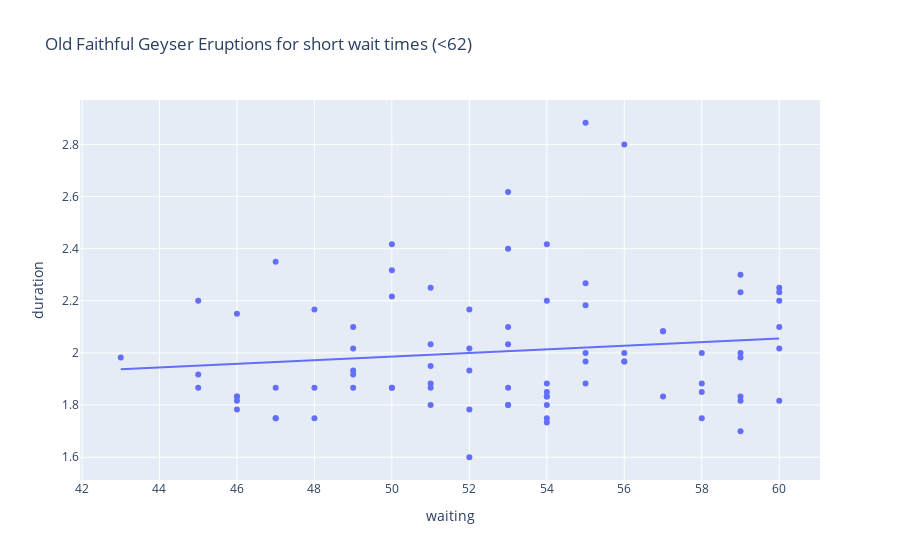
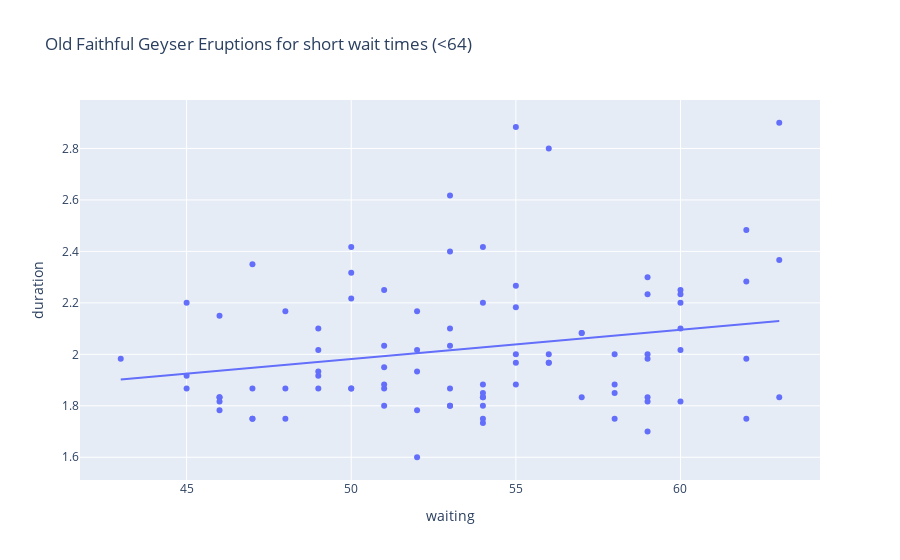
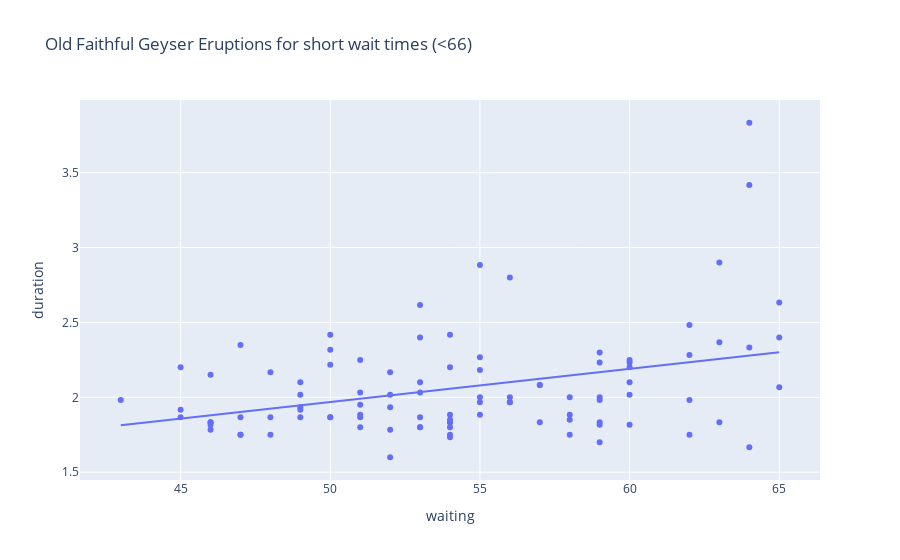

Here is the notebook cell these charts were saved with, in order:
### Markdown cell above
# 9. As seen in the introductory figure above, if the delay of the geyser eruption since the previous geyser eruption exceeds approximately 63 minutes, there is a notable increase in the duration of the geyser eruption itself. In the figure below we therefore restrict the dataset to only short wait times. Within the context of only short wait times, is there evidence in the data for a relationship between duration and wait time in the same manner as in the full data set? Using the following code, characterize the evidence against the null hypothesis in the context of short wait times which are less than short_wait_limit values of 62, 64, 66.

### Code cell
import plotly.express as px
import statsmodels.formula.api as smf

# Test different short wait limits
for short_wait_limit in [62, 64, 66]:
    short_wait = old_faithful.waiting < short_wait_limit
    model = smf.ols('duration ~ waiting', data=old_faithful[short_wait]).fit()
    
    # Print summary table specifically for the slope parameter
    print(f"Results for short wait times < {short_wait_limit}:")
    print(model.summary().tables[1])
    
    # Create a scatter plot with trendline
    fig = px.scatter(old_faithful[short_wait], x='waiting', y='duration', 
                     title=f"Old Faithful Geyser Eruptions for short wait times (<{short_wait_limit})", 
                     trendline='ols')
    fig.show()

### Figure 1 — Plotly figure (JSON) as saved in the notebook; plotly's stock layout.template omitted (floating-point values rounded to 4 significant figures)
{"data": [{"hovertemplate": "waiting=%{x}<br>duration=%{y}<extra></extra>", "legendgroup": "", "marker": {"color": "#636efa", "symbol": "circle"}, "mode": "markers", "name": "", "orientation": "v", "showlegend": false, "type": "scatter", "x": [54, 55, 51, 54, 47, 52, 52, 51, 47, 55, 52, 48, 59, 58, 58, 53, 59, 54, 54, 59, 48, 60, 56, 60, 48, 60, 50, 51, 49, 47, 52, 59, 59, 50, 59, 53, 56, 45, 55, 45, 56, 46, 51, 53, 60, 59, 49, 53, 53, 45, 58, 52, 49, 57, 50, 55, 51, 46, 55, 57, 51, 60, 53, 46, 49, 49, 53, 55, 50, 54, 54, 50, 54, 54, 47, 57, 54, 56, 58, 43, 60, 46, 46], "xaxis": "x", "y": [1.8, 2.883, 1.95, 1.833, 1.75, 2.167, 1.6, 1.8, 1.75, 1.967, 2.017, 1.867, 1.833, 1.883, 1.75, 2.1, 2, 1.833, 1.733, 2.233, 1.75, 1.817, 1.967, 2.017, 2.167, 2.2, 1.867, 1.867, 2.1, 1.867, 1.783, 2.3, 1.7, 2.317, 1.817, 2.617, 1.967, 1.917, 2.267, 1.867, 2.8, 1.833, 1.883, 2.033, 2.233, 1.983, 2.017, 1.8, 1.8, 2.2, 2, 1.933, 1.917, 2.083, 2.417, 1.883, 2.033, 1.833, 2.183, 1.833, 2.25, 2.1, 1.867, 1.783, 1.933, 1.867, 2.4, 2, 1.867, 1.75, 2.417, 2.217, 1.883, 1.85, 2.35, 2.083, 2.2, 2, 1.85, 1.983, 2.25, 2.15, 1.817], "yaxis": "y"}, {"hovertemplate": "<b>OLS trendline</b><br>duration = 0.00691825 * waiting + 1.64008<br>R<sup>2</sup>=0.017113<br><br>waiting=%{x}<br>duration=%{y} <b>(trend)</b><extra></extra>", "legendgroup": "", "marker": {"color": "#636efa", "symbol": "circle"}, "mode": "lines", "name": "", "showlegend": false, "type": "scatter", "x": [43, 45, 45, 45, 46, 46, 46, 46, 46, 47, 47, 47, 47, 48, 48, 48, 49, 49, 49, 49, 49, 50, 50, 50, 50, 50, 51, 51, 51, 51, 51, 51, 52, 52, 52, 52, 52, 53, 53, 53, 53, 53, 53, 53, 54, 54, 54, 54, 54, 54, 54, 54, 54, 55, 55, 55, 55, 55, 55, 56, 56, 56, 56, 57, 57, 57, 58, 58, 58, 58, 59, 59, 59, 59, 59, 59, 59, 60, 60, 60, 60, 60, 60], "xaxis": "x", "y": [1.938, 1.951, 1.951, 1.951, 1.958, 1.958, 1.958, 1.958, 1.958, 1.965, 1.965, 1.965, 1.965, 1.972, 1.972, 1.972, 1.979, 1.979, 1.979, 1.979, 1.979, 1.986, 1.986, 1.986, 1.986, 1.986, 1.993, 1.993, 1.993, 1.993, 1.993, 1.993, 2.0, 2.0, 2.0, 2.0, 2.0, 2.007, 2.007, 2.007, 2.007, 2.007, 2.007, 2.007, 2.014, 2.014, 2.014, 2.014, 2.014, 2.014, 2.014, 2.014, 2.014, 2.021, 2.021, 2.021, 2.021, 2.021, 2.021, 2.028, 2.028, 2.028, 2.028, 2.034, 2.034, 2.034, 2.041, 2.041, 2.041, 2.041, 2.048, 2.048, 2.048, 2.048, 2.048, 2.048, 2.048, 2.055, 2.055, 2.055, 2.055, 2.055, 2.055], "yaxis": "y"}], "layout": {"legend": {"tracegroupgap": 0}, "title": {"text": "Old Faithful Geyser Eruptions for short wait times (<62)"}, "xaxis": {"anchor": "y", "domain": [0, 1], "title": {"text": "waiting"}}, "yaxis": {"anchor": "x", "domain": [0, 1], "title": {"text": "duration"}}}}

### Figure 2 — Plotly figure (JSON) as saved in the notebook; plotly's stock layout.template omitted (floating-point values rounded to 4 significant figures)
{"data": [{"hovertemplate": "waiting=%{x}<br>duration=%{y}<extra></extra>", "legendgroup": "", "marker": {"color": "#636efa", "symbol": "circle"}, "mode": "markers", "name": "", "orientation": "v", "showlegend": false, "type": "scatter", "x": [54, 62, 55, 51, 54, 47, 52, 62, 52, 51, 47, 55, 52, 48, 59, 58, 58, 53, 59, 54, 54, 59, 48, 60, 56, 62, 60, 48, 60, 50, 63, 51, 62, 49, 47, 52, 59, 59, 50, 59, 53, 56, 45, 55, 45, 56, 46, 51, 53, 60, 59, 49, 53, 53, 45, 58, 63, 52, 49, 57, 50, 55, 51, 46, 55, 57, 51, 60, 53, 46, 49, 49, 53, 55, 50, 54, 54, 50, 54, 54, 47, 63, 57, 54, 56, 58, 43, 60, 46, 46], "xaxis": "x", "y": [1.8, 2.283, 2.883, 1.95, 1.833, 1.75, 2.167, 1.75, 1.6, 1.8, 1.75, 1.967, 2.017, 1.867, 1.833, 1.883, 1.75, 2.1, 2, 1.833, 1.733, 2.233, 1.75, 1.817, 1.967, 1.983, 2.017, 2.167, 2.2, 1.867, 1.833, 1.867, 2.483, 2.1, 1.867, 1.783, 2.3, 1.7, 2.317, 1.817, 2.617, 1.967, 1.917, 2.267, 1.867, 2.8, 1.833, 1.883, 2.033, 2.233, 1.983, 2.017, 1.8, 1.8, 2.2, 2, 2.367, 1.933, 1.917, 2.083, 2.417, 1.883, 2.033, 1.833, 2.183, 1.833, 2.25, 2.1, 1.867, 1.783, 1.933, 1.867, 2.4, 2, 1.867, 1.75, 2.417, 2.217, 1.883, 1.85, 2.35, 2.9, 2.083, 2.2, 2, 1.85, 1.983, 2.25, 2.15, 1.817], "yaxis": "y"}, {"hovertemplate": "<b>OLS trendline</b><br>duration = 0.0113626 * waiting + 1.41398<br>R<sup>2</sup>=0.048880<br><br>waiting=%{x}<br>duration=%{y} <b>(trend)</b><extra></extra>", "legendgroup": "", "marker": {"color": "#636efa", "symbol": "circle"}, "mode": "lines", "name": "", "showlegend": false, "type": "scatter", "x": [43, 45, 45, 45, 46, 46, 46, 46, 46, 47, 47, 47, 47, 48, 48, 48, 49, 49, 49, 49, 49, 50, 50, 50, 50, 50, 51, 51, 51, 51, 51, 51, 52, 52, 52, 52, 52, 53, 53, 53, 53, 53, 53, 53, 54, 54, 54, 54, 54, 54, 54, 54, 54, 55, 55, 55, 55, 55, 55, 56, 56, 56, 56, 57, 57, 57, 58, 58, 58, 58, 59, 59, 59, 59, 59, 59, 59, 60, 60, 60, 60, 60, 60, 62, 62, 62, 62, 63, 63, 63], "xaxis": "x", "y": [1.903, 1.925, 1.925, 1.925, 1.937, 1.937, 1.937, 1.937, 1.937, 1.948, 1.948, 1.948, 1.948, 1.959, 1.959, 1.959, 1.971, 1.971, 1.971, 1.971, 1.971, 1.982, 1.982, 1.982, 1.982, 1.982, 1.993, 1.993, 1.993, 1.993, 1.993, 1.993, 2.005, 2.005, 2.005, 2.005, 2.005, 2.016, 2.016, 2.016, 2.016, 2.016, 2.016, 2.016, 2.028, 2.028, 2.028, 2.028, 2.028, 2.028, 2.028, 2.028, 2.028, 2.039, 2.039, 2.039, 2.039, 2.039, 2.039, 2.05, 2.05, 2.05, 2.05, 2.062, 2.062, 2.062, 2.073, 2.073, 2.073, 2.073, 2.084, 2.084, 2.084, 2.084, 2.084, 2.084, 2.084, 2.096, 2.096, 2.096, 2.096, 2.096, 2.096, 2.118, 2.118, 2.118, 2.118, 2.13, 2.13, 2.13], "yaxis": "y"}], "layout": {"legend": {"tracegroupgap": 0}, "title": {"text": "Old Faithful Geyser Eruptions for short wait times (<64)"}, "xaxis": {"anchor": "y", "domain": [0, 1], "title": {"text": "waiting"}}, "yaxis": {"anchor": "x", "domain": [0, 1], "title": {"text": "duration"}}}}

### Figure 3 — Plotly figure (JSON) as saved in the notebook; plotly's stock layout.template omitted (floating-point values rounded to 4 significant figures)
{"data": [{"hovertemplate": "waiting=%{x}<br>duration=%{y}<extra></extra>", "legendgroup": "", "marker": {"color": "#636efa", "symbol": "circle"}, "mode": "markers", "name": "", "orientation": "v", "showlegend": false, "type": "scatter", "x": [54, 62, 55, 51, 54, 47, 52, 62, 52, 51, 47, 55, 52, 48, 59, 58, 58, 64, 53, 59, 54, 54, 64, 59, 48, 60, 65, 56, 62, 60, 65, 48, 60, 50, 63, 51, 62, 49, 47, 52, 59, 59, 50, 59, 53, 56, 45, 55, 45, 56, 46, 51, 53, 60, 59, 49, 53, 65, 53, 45, 58, 63, 52, 49, 57, 50, 55, 51, 46, 55, 57, 51, 60, 53, 46, 49, 49, 64, 53, 55, 50, 54, 54, 50, 54, 54, 64, 47, 63, 57, 54, 56, 58, 43, 60, 46, 46], "xaxis": "x", "y": [1.8, 2.283, 2.883, 1.95, 1.833, 1.75, 2.167, 1.75, 1.6, 1.8, 1.75, 1.967, 2.017, 1.867, 1.833, 1.883, 1.75, 3.833, 2.1, 2, 1.833, 1.733, 1.667, 2.233, 1.75, 1.817, 2.067, 1.967, 1.983, 2.017, 2.633, 2.167, 2.2, 1.867, 1.833, 1.867, 2.483, 2.1, 1.867, 1.783, 2.3, 1.7, 2.317, 1.817, 2.617, 1.967, 1.917, 2.267, 1.867, 2.8, 1.833, 1.883, 2.033, 2.233, 1.983, 2.017, 1.8, 2.4, 1.8, 2.2, 2, 2.367, 1.933, 1.917, 2.083, 2.417, 1.883, 2.033, 1.833, 2.183, 1.833, 2.25, 2.1, 1.867, 1.783, 1.933, 1.867, 3.417, 2.4, 2, 1.867, 1.75, 2.417, 2.217, 1.883, 1.85, 2.333, 2.35, 2.9, 2.083, 2.2, 2, 1.85, 1.983, 2.25, 2.15, 1.817], "yaxis": "y"}, {"hovertemplate": "<b>OLS trendline</b><br>duration = 0.0221439 * waiting + 0.861873<br>R<sup>2</sup>=0.126194<br><br>waiting=%{x}<br>duration=%{y} <b>(trend)</b><extra></extra>", "legendgroup": "", "marker": {"color": "#636efa", "symbol": "circle"}, "mode": "lines", "name": "", "showlegend": false, "type": "scatter", "x": [43, 45, 45, 45, 46, 46, 46, 46, 46, 47, 47, 47, 47, 48, 48, 48, 49, 49, 49, 49, 49, 50, 50, 50, 50, 50, 51, 51, 51, 51, 51, 51, 52, 52, 52, 52, 52, 53, 53, 53, 53, 53, 53, 53, 54, 54, 54, 54, 54, 54, 54, 54, 54, 55, 55, 55, 55, 55, 55, 56, 56, 56, 56, 57, 57, 57, 58, 58, 58, 58, 59, 59, 59, 59, 59, 59, 59, 60, 60, 60, 60, 60, 60, 62, 62, 62, 62, 63, 63, 63, 64, 64, 64, 64, 65, 65, 65], "xaxis": "x", "y": [1.814, 1.858, 1.858, 1.858, 1.88, 1.88, 1.88, 1.88, 1.88, 1.903, 1.903, 1.903, 1.903, 1.925, 1.925, 1.925, 1.947, 1.947, 1.947, 1.947, 1.947, 1.969, 1.969, 1.969, 1.969, 1.969, 1.991, 1.991, 1.991, 1.991, 1.991, 1.991, 2.013, 2.013, 2.013, 2.013, 2.013, 2.036, 2.036, 2.036, 2.036, 2.036, 2.036, 2.036, 2.058, 2.058, 2.058, 2.058, 2.058, 2.058, 2.058, 2.058, 2.058, 2.08, 2.08, 2.08, 2.08, 2.08, 2.08, 2.102, 2.102, 2.102, 2.102, 2.124, 2.124, 2.124, 2.146, 2.146, 2.146, 2.146, 2.168, 2.168, 2.168, 2.168, 2.168, 2.168, 2.168, 2.191, 2.191, 2.191, 2.191, 2.191, 2.191, 2.235, 2.235, 2.235, 2.235, 2.257, 2.257, 2.257, 2.279, 2.279, 2.279, 2.279, 2.301, 2.301, 2.301], "yaxis": "y"}], "layout": {"legend": {"tracegroupgap": 0}, "title": {"text": "Old Faithful Geyser Eruptions for short wait times (<66)"}, "xaxis": {"anchor": "y", "domain": [0, 1], "title": {"text": "waiting"}}, "yaxis": {"anchor": "x", "domain": [0, 1], "title": {"text": "duration"}}}}
